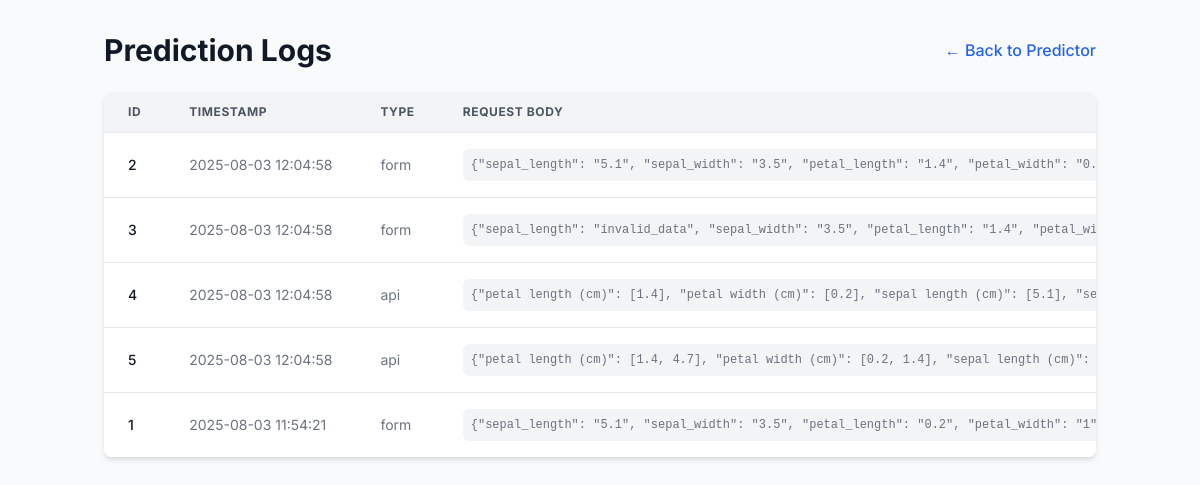
/view_logs, run on an earlier commit of the app's database.
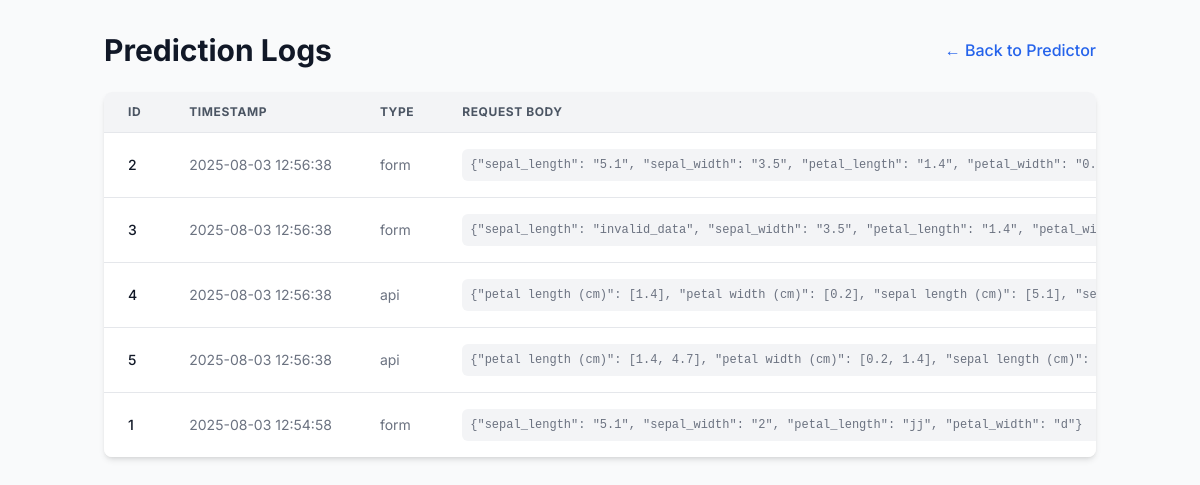
And on a later commit of the database.
### tables this page shows
CREATE TABLE predictions (
  id INTEGER PRIMARY KEY AUTOINCREMENT,
  timestamp DATETIME DEFAULT CURRENT_TIMESTAMP,
  request_type TEXT NOT NULL,
  request_body TEXT NOT NULL,
  prediction_output TEXT NOT NULL,
  status TEXT NOT NULL
);

### app/Iris_predictor.py (the view)
@app.route('/view_logs')
def view_logs_html():
    logs = database.query_logs()
    return render_template('logs.html', logs=logs)

### app/Iris_predictor.py (called while the page is built)
@app.before_request
def before_request_timing():
    g.start_time = time.monotonic()

@app.after_request
def after_request_timing(response):
    if 'start_time' in g:
        duration_ms = (time.monotonic() - g.start_time) * 1000
        response_times.append(duration_ms)
    return response

### app/database.py (called while the page is built)
def get_db():
    if 'db' not in g:
        os.makedirs(DATABASE_FOLDER, exist_ok=True)
        g.db = sqlite3.connect(DATABASE_PATH, detect_types=sqlite3.PARSE_DECLTYPES)
        g.db.row_factory = sqlite3.Row
    return g.db

def query_logs():
    db = get_db()
    logs = db.execute(
        'SELECT id, timestamp, request_type, request_body, prediction_output, status '
        'FROM predictions ORDER BY timestamp DESC'
    ).fetchall()
    return [dict(log) for log in logs]

### app/templates/logs.html (shortened to what this page needs)
<!DOCTYPE html>
<html lang="en">
<head>
    <script src="https://cdn.tailwindcss.com"></script>
</head>
<body class="bg-gray-50 text-gray-800">
    <div class="container mx-auto px-4 py-8">
        <div class="flex justify-between items-center mb-6">
            <h1 class="text-3xl font-bold text-gray-900">Prediction Logs</h1>
            <a href="/" class="text-blue-600 hover:text-blue-800 font-medium transition-colors"> &larr; Back to Predictor</a>
        </div>
        <div class="bg-white shadow-md rounded-lg overflow-hidden">
            <div class="overflow-x-auto">
                <table class="min-w-full divide-y divide-gray-200">
                    <thead class="bg-gray-100">
                        <tr>
                            <th scope="col" class="px-6 py-3 text-left text-xs font-bold text-gray-600 uppercase tracking-wider">ID</th>
                            <th scope="col" class="px-6 py-3 text-left text-xs font-bold text-gray-600 uppercase tracking-wider">Timestamp</th>
                            <th scope="col" class="px-6 py-3 text-left text-xs font-bold text-gray-600 uppercase tracking-wider">Type</th>
                            <th scope="col" class="px-6 py-3 text-left text-xs font-bold text-gray-600 uppercase tracking-wider">Request Body</th>
                        </tr>
                    </thead>
                    <tbody class="bg-white divide-y divide-gray-200">
                        {% for log in logs %}
                        <tr>
                            <td class="px-6 py-4 whitespace-nowrap text-sm font-medium text-gray-900">{{ log.id }}</td>
                            <td class="px-6 py-4 whitespace-nowrap text-sm text-gray-500">{{ log.timestamp }}</td>
                            <td class="px-6 py-4 whitespace-nowrap text-sm text-gray-500">{{ log.request_type }}</td>
                            <td class="px-6 py-4 text-sm text-gray-500"><pre class="bg-gray-100 p-2 rounded-md font-mono text-xs">{{ log.request_body }}</pre></td>
                        </tr>
                        {% endfor %}
                    </tbody>
                </table>
            </div>
        </div>
    </div>
</body>
</html>

### app/templates/logs.html (style rules this page uses)
body { font-family: 'Inter', sans-serif; }

What changed in the data, as far as the page shows it:
changed predictions id 2: timestamp "2025-08-03 12:04:58" → "2025-08-03 12:56:38"
changed predictions "{\"sepal_length\": \"invalid_data\", \"sepal_width\": \"3.5\", \"petal_length\": \"1.4\",…": timestamp "2025-08-03 12:04:58" → "2025-08-03 12:56:38"
changed predictions id 4: timestamp "2025-08-03 12:04:58" → "2025-08-03 12:56:38"
changed predictions id 5: timestamp "2025-08-03 12:04:58" → "2025-08-03 12:56:38"
changed predictions id 1: timestamp "2025-08-03 11:54:21" → "2025-08-03 12:54:58"; request_body "{\"sepal_length\": \"5.1\", \"sepal_width\": \"3.5\", \"petal_length\": \"0.2\", \"petal_width\":…" → "{\"sepal_length\": \"5.1\", \"sepal_width\": \"2\", \"petal_length\": \"jj\", \"petal_width\": \"d\"}"
